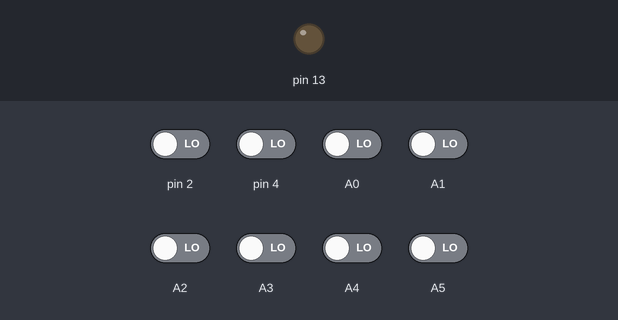
The sketch below on a simulated Arduino Nano, built with avr-gcc and run on an emulated ATmega328P. Parts: output pins drawn as LEDs (lit = HIGH). Inputs (shaded band) come from the test bench; at power-on: A0–5, pin 2, pin 4 LOW. What the sketch prints to the serial monitor is not drawn.

Above: at 0.1 s.
At 0.6 s:
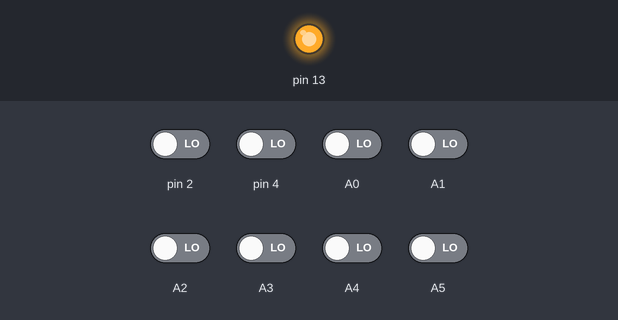
Timing chart, 0 to 12.0 s (numbered marks = the images above):
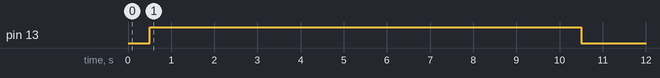

The sketch:

QTR_test_2.ino
```cpp
#include <QTRSensors.h>

// This example is designed for use with eight QTR-1RC sensors or the eight sensors of a
// QTR-8RC module.  These reflectance sensors should be connected to digital inputs 3 to 10.
// The QTR-8RC's emitter control pin (LEDON) can optionally be connected to digital pin 2,
// or you can leave it disconnected and change the EMITTER_PIN #define below from 2 to
// QTR_NO_EMITTER_PIN.

// The setup phase of this example calibrates the sensor for ten seconds and turns on
// the LED built in to the Arduino on pin 13 while calibration is going on.
// During this phase, you should expose each reflectance sensor to the lightest and
// darkest readings they will encounter.
// For example, if you are making a line follower, you should slide the sensors across the
// line during the calibration phase so that each sensor can get a reading of how dark the
// line is and how light the ground is.  Improper calibration will result in poor readings.
// If you want to skip the calibration phase, you can get the raw sensor readings
// (pulse times from 0 to 2500 us) by calling qtrrc.read(sensorValues) instead of
// qtrrc.readLine(sensorValues).

// The main loop of the example reads the calibrated sensor values and uses them to
// estimate the position of a line.  You can test this by taping a piece of 3/4" black
// electrical tape to a piece of white paper and sliding the sensor across it.  It
// prints the sensor values to the serial monitor as numbers from 0 (maximum reflectance)
// to 1000 (minimum reflectance) followed by the estimated location of the line as a number
// from 0 to 5000.  1000 means the line is directly under sensor 1, 2000 means directly
// under sensor 2, etc.  0 means the line is directly under sensor 0 or was last seen by
// sensor 0 before being lost.  5000 means the line is directly under sensor 5 or was
// last seen by sensor 5 before being lost.


#define NUM_SENSORS   8     // number of sensors used
#define TIMEOUT       2500  // waits for 2500 microseconds for sensor outputs to go low
//#define EMITTER_PIN   2     // emitter is controlled by digital pin 2

// sensors 0 through 7 are connected to digital pins 3 through 10, respectively
QTRSensorsRC qtrrc((unsigned char[]) {A0,4, A1, A2, A3, A4, 2, A5},
  NUM_SENSORS, TIMEOUT);
  unsigned int sensorValues[NUM_SENSORS];


void setup()
{
  delay(500);
  pinMode(13, OUTPUT);
  digitalWrite(13, HIGH);    // turn on Arduino's LED to indicate we are in calibration mode
  for (int i = 0; i < 400; i++)  // make the calibration take about 10 seconds
  {
    qtrrc.calibrate();       // reads all sensors 10 times at 2500 us per read (i.e. ~25 ms per call)
  }
  digitalWrite(13, LOW);     // turn off Arduino's LED to indicate we are through with calibration

  // print the calibration minimum values measured when emitters were on
  Serial.begin(9600);
  for (int i = 0; i < NUM_SENSORS; i++)
  {
    Serial.print(qtrrc.calibratedMinimumOn[i]);
    Serial.print(' ');
  }
  Serial.println();

  // print the calibration maximum values measured when emitters were on
  for (int i = 0; i < NUM_SENSORS; i++)
  {
    Serial.print(qtrrc.calibratedMaximumOn[i]);
    Serial.print(' ');
  }
  Serial.println();
  Serial.println();
  delay(1000);
}


void loop()
{
  digitalWrite(A7, LOW);
  // read calibrated sensor values and obtain a measure of the line position from 0 to 5000
  // To get raw sensor values, call:
  //  qtrrc.read(sensorValues); instead of unsigned int position = qtrrc.readLine(sensorValues);
  unsigned int position = qtrrc.readLine(sensorValues);

  // print the sensor values as numbers from 0 to 1000, where 0 means maximum reflectance and
  // 1000 means minimum reflectance, followed by the line position
  for (unsigned char i = 0; i < NUM_SENSORS; i++)
  {
    Serial.print(sensorValues[i]);
    Serial.print('\t');
 }
  Serial.println(); // uncomment this line if you are using raw values
  //Serial.println(position); // comment this line out if you are using raw values

  delay(250);
}
```
